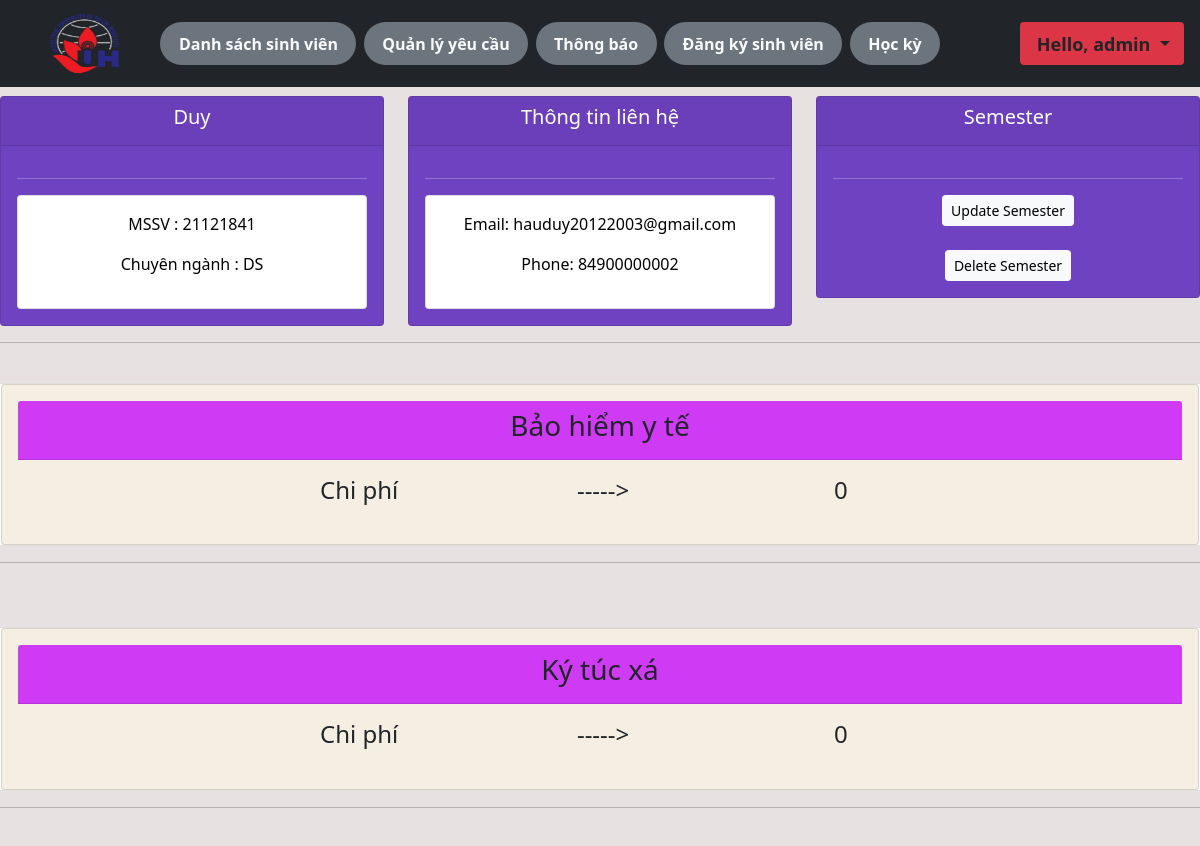
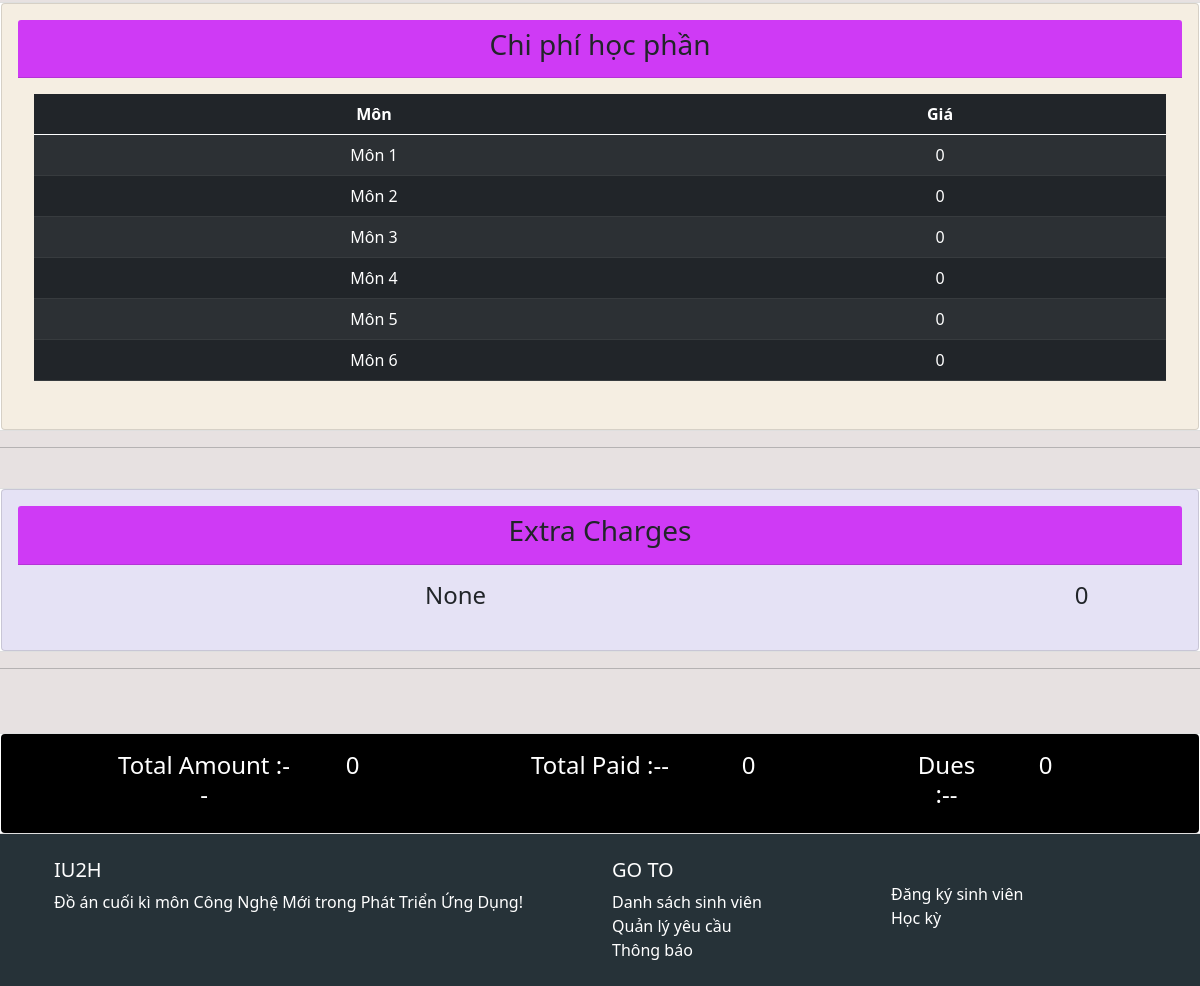
The page /student_each_sem/122/ (signed in) on the database its author committed (2 pictures, top to bottom).
### fees/models.py (models this page shows, shortened)
class Student(models.Model):
    BranchType = models.TextChoices('BranchType', 'CS DS SE IT IS')
    date = [str(x) for x in range(2013,2050)]
    date=' '.join(date)
    YearType = models.TextChoices('YearType', date)
    CourseType = models.TextChoices('CourseType', 'K15 K16 K17 K18 K19 K20')
    user = models.OneToOneField(User, null=True, on_delete=models.CASCADE)
    roll = models.CharField('MSSV', max_length=8, primary_key=True, blank=False)
    firstname = models.CharField('First_Name', max_length=250, blank=False)
    middlename = models.CharField('Middle_Name', max_length=250, null=True, blank=True)
    lastname = models.CharField('Last_Name', max_length=250, null=True, blank=True)
    email = models.EmailField('Email', max_length=250, blank=False)
    phone = models.CharField('Phone', max_length=15, blank=False)
    branch = models.CharField('Chuyên ngành', max_length=15, blank=False, choices=BranchType.choices)
    Year = models.CharField('Year', max_length=4, blank=False, choices=YearType.choices)
    course = models.CharField('Khoá', max_length=8, blank=False, choices=CourseType.choices)
    datecreated = models.DateTimeField(auto_now_add=True, null=True)
    template = '{} {}'

class Semester(models.Model):
    date = [str(x) for x in range(2013,2050)]
    date=' '.join(date)
    SemesterType = models.TextChoices('Học Kỳ', 'First Second Third Fourth Fifth Sixth Seventh Eighth')
    Monsoon_WinterType = models.TextChoices('Monsoon_WinterType', 'HKI HKII')
    PaidType = models.TextChoices('PaidType', 'NotPaid Paid')
    YearType = models.TextChoices('YearType', date)
    MonthType = models.TextChoices('MonthType', 'Jan Feb Mar Apr May Jun Jul Aug Sept Oct Nov Dec')
    roll = models.ForeignKey(Student, on_delete=models.CASCADE, blank=False)
    semestertype = models.CharField('Semester_type', max_length=50, blank=False, choices=SemesterType.choices)
    monsoon_wintertype = models.CharField('Học Kỳ trong năm', max_length=50, blank=False, choices=Monsoon_WinterType.choices)
    Year = models.CharField('Year', max_length=50, blank=False, choices=YearType.choices)
    datecreated = models.DateTimeField(auto_now_add=True, null=True)
    tution_fee = models.CharField('Phí BHYT', max_length=50, null=True, blank=True, default='0')
    hostel_fee = models.CharField('Phí ký túc xá', max_length=50, null=True, blank=True, default='0')
    mon_choices = [
    ('Thị giác máy tính','Thị giác máy tính'),
    ('Học máy','Học máy'),
    ('Học sâu','Học sâu'),
    ('Xử lý ngôn ngữ tự nhiên','Xử lý ngôn ngữ tự nhiên'),
    ('Phát triển ứng dụng','Phát triển ứng dụng'),
    ('Nhập môn dữ liệu lớn','Nhập môn dữ liệu lớn'),
    ('Khai thác dữ liệu','Khai thác dữ liệu'),
    ('Khai phá đồ thị','Khai phá đồ thị'),
    ('Các nền tảng dữ liệu','Các nền tảng dữ liệu'),
    ('Công nghệ mới trong phát triển ứng dụng','Công nghệ mới trong phát triển ứng dụng'),
    ('Phân tích dữ liệu Bayesian','Phân tích dữ liệu Bayesian'),
    ('Trí tuệ nhân tạo','Trí tuệ nhân tạo'),
    ('Xử lý ảnh','Xử lý ảnh'),
    ('Cấu trúc dữ liệu và giải thuật','Cấu trúc dữ liệu và giải thuật'),
]
    mon_1 = models.CharField('Môn 1', max_length=50, null=True, choices=mon_choices, blank=True)
    mon_1_amount = models.CharField('Học phí', max_length=50, null=True, blank=True, default='0')
    mon_2 = models.CharField('Môn 2', max_length=50, null=True, choices=mon_choices, blank=True)
    mon_2_amount = models.CharField('Học phí', max_length=50, null=True, blank=True, default='0')
    mon_3 = models.CharField('Môn 3', max_length=50, null=True, choices=mon_choices, blank=True)
    mon_3_amount = models.CharField('Học phí', max_length=50, null=True, blank=True, default='0')
    mon_4 = models.CharField('Môn 4', max_length=50, null=True, choices=mon_choices, blank=True)
    mon_4_amount = models.CharField('Học phí', max_length=50, null=True, blank=True, default='0')
    mon_5 = models.CharField('Môn 5', max_length=50, null=True, choices=mon_choices, blank=True)
    mon_5_amount = models.CharField('Học phí', max_length=50, null=True, blank=True, default='0')
    mon_6 = models.CharField('Môn 6', max_length=50, null=True, choices=mon_choices, blank=True)
    mon_6_amount = models.CharField('Học phí', max_length=50, null=True, blank=True, default='0')
    extra_charges = models.TextField("Khoảng thu khác", null=True, blank=True, default='None')
    extra_charges_amount = models.CharField('Chi phí', max_length=50, default = '0', blank=True)
    total_payment = models.CharField('Tổng học phí', max_length=50, null=True, blank=True, default='0')
    total_paid = models.CharField('Tổng học phí đã đóng',max_length=50, null=True, blank=True, default='0')
    dues = models.CharField('Công nợ', max_length=50, null=True, blank=True, default='0')
    template = '{} {} {} {}'

### fees/decorators.py (the view)
        def wrapper_func(request, *args, **kwargs):
            group = None
            if request.user.groups.exists():
                group = request.user.groups.all()[0].name
            if group in allowed_roles:
                return view_func(request, *args, **kwargs)
            else:
                return HttpResponse('You are not authorize')

### fees/views.py (called while the page is built)
@login_required(login_url = 'login')
@allowed_users(allowed_roles=['admin'])
def student_each_sem(request, pk):
    current_sem = Semester.objects.get(id=pk)
    student_data = Student.objects.get(roll=current_sem.roll.roll)
    context = {'current_sem':current_sem, 'student_data':student_data}
    return render(request, 'fees/student_each_sem.html', context)

### fees/templates/fees/student_each_sem.html (shortened to what this page needs)
{% extends 'fees/main.html' %}
{% block content %}
<br>
<div class="row">
    <div class="col">
        <div class="col-md">
            <div class="card text-center text-white nb-3" id='Students-Contact-Information'>
                <div class="card-header">
                    <h5 class="card-title">{{student_data.firstname}}</h5>
                </div>
                <div class="card-body">
                    <hr>
                    <div class="card card-body" , id='Students-Contact-body'>
                        <p style="text-align: center;">MSSV : {{student_data.roll}} </p>
                        <p style="text-align: center;">Chuyên ngành : {{student_data.branch}} </p>
                    </div>
                </div>
            </div>
        </div>
    </div>
    <div class="col">
        <div class="col-md">
            <div class="card text-center text-white nb-3" id='Students-Contact-Information'>
                <div class="card-header">
                    <h5 class="card-title">Thông tin liên hệ</h5>
                </div>
                <div class="card-body">
                    <hr>
                    <div class="card card-body" , id='Students-Contact-body'>
                        <p style="text-align: center;">Email: {{student_data.email}} </p>
                        <p style="text-align: center;">Phone: {{student_data.phone}} </p>
                    </div>
                </div>
            </div>
        </div>
    </div>
    <div class="col">
        <div class="col-md">
            <div class="card text-center text-white nb-3" id='Students-Customer'>
                <div class="card-header">
                    <h5 class="card-title">Semester</h5>
                </div>
                <div class="card-body">
                    <hr>
                    <a href="{% url 'updateSemester' current_sem.id %}"
                        class="btn btn-light btn-sm btn-block">Update Semester</a>
                    <br>
                    <br>
                    <a href="{% url 'deleteSemester' current_sem.id %}" class="btn btn-light btn-sm btn-block">
                        Delete Semester</a>
                </div>
            </div>
        </div>
    </div>
</div>
<hr>
<br>
<div class="row">
    <div class="card">
        <div class="card text-center card-body text-black nb-3" style="background-color: rgb(245, 238, 226);">
            <div class="card-header" style="background-color: rgb(207, 58, 245);">
                <strong>
                    <h3>Bảo hiểm y tế</h3>
                </strong>
            </div>
            <div class="card-body">
                <div class='row'>
                    <div class="col-2">
                    </div>
                    <div class="col-3">
                        <strong>
                            <h4 class="card-title">Chi phí </h4>
                        </strong>
                    </div>
                    <div class="col-2">
                        <strong>
                            <h4 class="card-title">&nbsp;-----> </h4>
                        </strong>
                    </div>
                    <div class="col-3">
                        <strong>
                            <h4 class="card-title">{{current_sem.tution_fee}}</h4>
                        </strong>
                    </div>
                </div>
            </div>
        </div>
    </div>
</div>
<hr>
<br>
<br>
<div class="row">
    <div class="card">
        <div class="card text-center card-body text-black nb-3" style="background-color: rgb(245, 238, 226);">
            <div class="card-header" style="background-color: rgb(207, 58, 245);">
                <strong>
                    <h3>Ký túc xá</h3>
                </strong>
            </div>
            <div class="card-body">
                <div class='row'>
                    <div class="col-2">
                    </div>
                    <div class="col-3">
                        <strong>
                            <h4 class="card-title">Chi phí </h4>
                        </strong>
                    </div>
                    <div class="col-2">
                        <strong>
                            <h4 class="card-title">&nbsp;-----> </h4>
                        </strong>
                    </div>
                    <div class="col-3">
                        <strong>
                            <h4 class="card-title">{{current_sem.hostel_fee}}</h4>
                        </strong>
                    </div>
                </div>
            </div>
        </div>
    </div>
</div>
<hr>
<br>
<div class="row">
    <div class="card">
        <div class="card text-center card-body text-black nb-3" style="background-color: rgb(245, 238, 226);">
            <div class="card-header" style="background-color: rgb(207, 58, 245);">
                <strong>
                    <h3>Chi phí học phần</h3>
                </strong>
            </div>
            <div class="card-body">
                <table class="table table-dark table-striped">
                    <thead>
                        <tr>
                            <th scope="col">Môn</th>
                            <th scope="col">Giá</th>
                        </tr>
                    </thead>
                    <tr>
                        <td>{{current_sem.mon_1}}</td>
                        <td>{{current_sem.mon_1_amount}}</td>
                    </tr>
                    <tr>
                        <td>{{current_sem.mon_2}}</td>
                        <td>{{current_sem.mon_2_amount}}</td>
                    </tr>
                    <tr>
                        <td>{{current_sem.mon_3}}</td>
                        <td>{{current_sem.mon_3_amount}}</td>
                    </tr>
                    <tr>
                        <td>{{current_sem.mon_4}}</td>
                        <td>{{current_sem.mon_4_amount}}</td>
                    </tr>
                    <tr>
                        <td>{{current_sem.mon_5}}</td>
                        <td>{{current_sem.mon_5_amount}}</td>
                    </tr>
                    <tr>
                        <td>{{current_sem.mon_6}}</td>
                        <td>{{current_sem.mon_6_amount}}</td>
                    </tr>
                </table>
            </div>
        </div>
    </div>
</div>
<hr>
<br>
<div class="row">
    <div class="card">
        <div class="card text-center card-body text-black nb-3" style="background-color: rgb(229, 226, 245);">
            <div class="card-header" style="background-color: rgb(207, 58, 245);">
                <strong>
                    <h3>Extra Charges</h3>
                </strong>
            </div>
            <div class="card-body">
                <div class='row'>
                    <div class="col-1">
                    </div>
                    <div class="col-7">
                        <strong>
                            <h4 class="card-title">{{current_sem.extra_charges}}</h4>
                        </strong>
                    </div>
                    <div class="col-2">
                    </div>
                    <div class="col-2">
                        <strong>
                            <h4 class="card-title">{{current_sem.extra_charges_amount}}</h4>
                        </strong>
                    </div>
                </div>
            </div>
        </div>
    </div>
</div>
<hr>
<br>
<br>
<div class="row">
    <div class="card">
    <div class="card text-center card-body text-white nb-3" style="background-color: black;">
        <div class='row'>
            <div class="col-1">
            </div>
            <div class="col-2">
                    <h4 class="card-title">Total Amount :--</h4>
            </div>
            <div class="col-1">
                    <h4 class="card-title">{{current_sem.total_payment}}</h4>
            </div>
            <div class="col-1">
            </div>
            <div class="col-2">
                <h4 class="card-title">Total Paid :--</h4>
            </div>
            <div class="col-1">
                <h4 class="card-title">{{current_sem.total_paid}}</h4>
            </div>
            <div class="col-1">
            </div>
            <div class="col-1">
                    <h4 class="card-title">Dues :--</h4>
            </div>
            <div class="col-1">
                    <h4 class="card-title">{{current_sem.dues}}</h4>
            </div>
            <div class="col-1">
            </div>
        </div>
    </div>
</div>
</div>
{% endblock %}

### fees/templates/fees/navbar.html (shortened to what this page needs)
{% load static %}
{% if request.user.is_staff %}
<nav class="navbar navbar-expand-lg navbar-dark bg-dark w-100 p-1" style="position: fixed; z-index: 1;">
  <div class="container-fluid">
    <a href="{% url 'home' %}">
      <img src="{% static 'images/iuh_logo-2.png' %}" alt="" style="padding: 0%;width:137px; height:79px;">
    </a>
    <div class="collapse navbar-collapse" id="navbarNavDropdown"  style="overflow-x:visible;width: 100%;">
      <ul class="navbar-nav">
        <li class="nav-item badge rounded-pill bg-secondary " style="margin-left: 1%; font-size: 100%;">
          <a class="nav-link active text-light" aria-current="page" href="{% url 'home' %}">Danh sách sinh viên</a>
        </li>
        <li class="nav-item badge rounded-pill bg-secondary " style="margin-left: 1%; font-size: 100%;">
          <a class="nav-link active text-light" href="{% url 'enquiry_admin' %}">Quản lý yêu cầu</a>
        </li>
        <li class="nav-item badge rounded-pill bg-secondary " style="margin-left: 1%; font-size: 100%;">
          <a class="nav-link active text-light" href="{% url 'announcement' %}">Thông báo</a>
        </li>
        <li class="nav-item badge rounded-pill bg-secondary " style="margin-left: 1%; font-size: 100%;">
          <a class="nav-link active text-light" href="{% url 'registration' %}">Đăng ký sinh viên</a>
        </li>
        <li class="nav-item badge rounded-pill bg-secondary " style="margin-left: 1%; font-size: 100%;">
          <a class="nav-link active text-light" href="{% url 'automate_semester' %}">Học kỳ</a>
        </li>
      </ul>
    </div>
    <ul class="nav navbar-nav navbar-right" style="margin-left: 1%; margin: right 1%;">
      <li class="nav-item dropdown badge bg-danger">
        <a class="nav-link dropdown-toggle text-dark" href="#" id="navbarDropdownMenuLink" role="button"
          data-bs-toggle="dropdown" aria-expanded="false" style="margin-left: 1%; font-size: 150%;">
          <span>Hello, {{request.user}} </span>
        </a>
      </li>
    </ul>
  </div>
</nav>
{% endif %}
<br>
<br>
<br>

### static/css/main.css (style rules this page uses)
body { background-color: #e7e1e1; }
#Students-Customer { background-color: #6f42c1; }
#Students-Contact-Information { background-color: #6f42c1; }
#Students-Contact-body { text-align: left; color: black; }

### rows shown on the page
Student: firstname "Duy", roll "21121841", branch "DS", email "hauduy20122003@gmail.com", phone "84900000002"
Semester: tution_fee "0", hostel_fee "0", mon_1 "Môn 1", mon_1_amount "0", mon_2 "Môn 2", mon_2_amount "0", mon_3 "Môn 3", mon_3_amount "0", mon_4 "Môn 4", mon_4_amount "0", mon_5 "Môn 5", mon_5_amount "0", mon_6 "Môn 6", mon_6_amount "0", extra_charges "None", extra_charges_amount "0", total_payment "0", total_paid "0", dues "0"

### other values the page prints
{{ request.user }} "admin"
